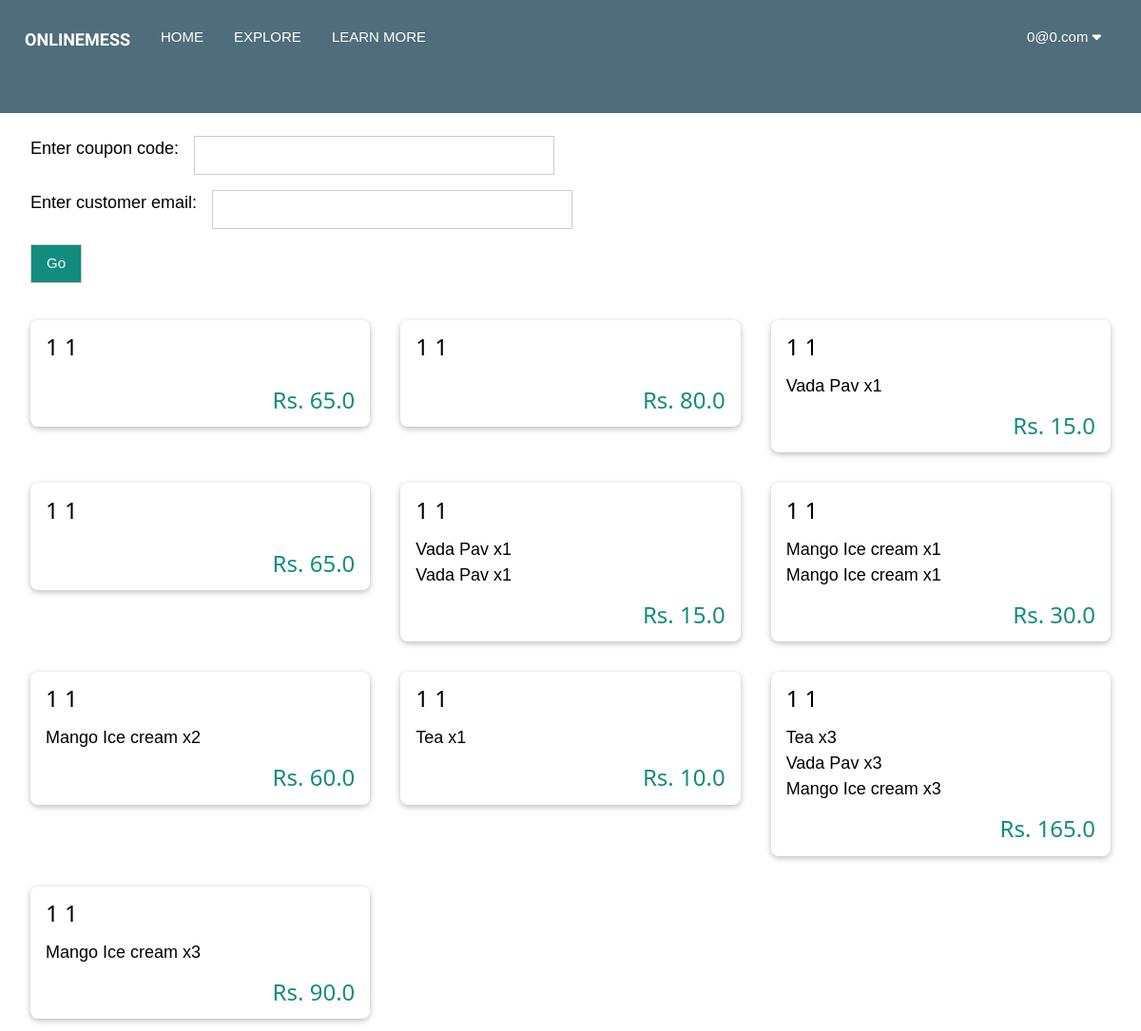
Screenshot of /user/orders (signed in) with the database file from the repository.
### main.py (models this page shows)
class UsersDB(db.Model):
	id = db.Column(db.Integer, primary_key=True)
	first_name = db.Column(db.String(20), nullable=False)
	last_name = db.Column(db.String(20), nullable=False)
	password = db.Column(db.String(128), unique=True)
	email = db.Column(db.String(80))
	account_type = db.Column(db.String(80))
	verified = db.Column(db.Boolean)
	restaurant = db.Column(db.Integer)
	subscriptions = db.Column(db.String(300))

class BillsDB(db.Model):
	id = db.Column(db.Integer, primary_key=True, unique=True)
	creator = db.Column(db.Integer, nullable=False)
	subscriber = db.Column(db.Integer, nullable=False)
	total_price = db.Column(db.Float, nullable=False)
	timestamp = db.Column(db.String, nullable=False)
	active = db.Column(db.Boolean, nullable=False)
	coupon = db.Column(db.String, nullable=False)

class OrdersDB(db.Model):
	id = db.Column(db.Integer, primary_key=True, unique=True)
	bill_id = db.Column(db.Integer, nullable=False)
	item = db.Column(db.String, nullable=False)
	quantity = db.Column(db.Integer, nullable=False)
	price = db.Column(db.Float, nullable=False)

### main.py (the view, shortened to what this page needs)
@app.route("/user/orders", methods=["POST", "GET"])
def orders():
	order_list = []
	if "user" in session:
		loggedIn = [session["username"], session["account_type"], session["user"]]
		currentUser = UsersDB.query.filter_by(email=session["user"]).first()
		if not currentUser:
			flash("Please login again!!", "error")
			return redirect(url_for("logout"))
		if currentUser.account_type == "Regular":
			flash("Permission denied (You don't have a business account)!!", "error")
			return redirect(url_for("subscriptions", logged_in=[session["username"], session["account_type"]]))
		currentRest = RestaurantsDB.query.filter_by(owner=currentUser.id).first()
		selected_list = []
		if currentRest:
			order_dict = {}
			currentBills = BillsDB.query.filter_by(creator=currentRest.id, active=0b1).all()
			if currentBills:
				order_list = []
				currentBills = BillsDB.query.filter_by(creator=currentRest.id, active=0b1).all()
				for bill in currentBills:
					if bill:
						order_user = UsersDB.query.filter_by(id=bill.subscriber).first()
						if order_user:
							end_date = datetime.strptime(bill.timestamp, '%Y-%m-%d %H:%M:%S.%f') +timedelta(days=1)
							bill_orders = OrdersDB.query.filter_by(bill_id=bill.id).all()
							items = []
							for order in bill_orders:
								items.append([order.item, order.quantity, order.price])
					order_list.append([bill.id,  f"{order_user.first_name} {order_user.last_name}", items, bill.total_price, bill.active])
			else:
				flash("No active orders")
		else:
			flash("Please fill in your restaurant details in 'Manage your business'", "error")
	else:
		loggedIn = None
	return render_template("orders.html", logged_in=loggedIn, selected_list=selected_list, order_list=order_list)

### templates/orders.html (shortened to what this page needs)
{% extends "base.html" %}
{% block content %}
	<form method="post">
		<div class="w3-container w3-margin-top w3-padding">
			<div class="w3-container w3-margin-bottom">
				<div class="w3-large w3-left w3-margin-right">Enter coupon code:</div>
				<input type="text" class="w3-input w3-third w3-border" name="text_coupon_code" value="" />
			</div>
			<div class="w3-container w3-margin-bottom">
				<div class="w3-large w3-left w3-margin-right">Enter customer email:</div>
				<input type="text" class="w3-input w3-third w3-border" name="text_customer_email" value="" pattern="[a-z0-9._%+-]+@[a-z0-9.-]+\.[a-z]{2,}$" />
			</div>
			<div class="w3-container">
				<input type="submit" class="w3-button w3-border w3-hover-acp-dark-green w3-acp-mid-green w3-mobile" name="button_submit" value="Go"/>
			</div>
		</div>
	</form>
	<div class="w3-container">
		{% for order in order_list %}
		<div class="w3-third">
			<div class="w3-card w3-round-large w3-margin w3-hover-shadow">
				<div class="w3-container">
					<h3>{{order[1]}}</h3>
					{% for item in order[2] %}
						<div class="w3-text-black w3-large">
							{{item[0]}} x{{item[1]}}
						</div>
					{% endfor %}
					<h3 class="w3-text-acp-mid-green w3-right">Rs. {{order[3]}}</h3>
				</div>
			</div>
		</div>
		{% endfor %}
	</div>
{% endblock %}

### templates/base.html (shortened to what this page needs)
<html>
<head>
	<link rel="stylesheet" href="{{ url_for('static', filename='style/base.css') }}">
	<link rel="stylesheet" href="{{ url_for('static', filename='style/w3css.css')}}">
    <link rel="stylesheet" href="https://cdnjs.cloudflare.com/ajax/libs/font-awesome/4.7.0/css/font-awesome.min.css">
</head>
<body>
<div class="w3-bar navbar
	{% if request.path == '/home' %}
		w3-white
	{% else %}
		w3-dark-blue
	{% endif %}
	"style="height: 11vh;display:block;justify-content:space-between;overflow: hidden;align-items: center;text-transform: uppercase;padding: 20px 10px !important;">
	<p class="w3-bar-item w3-large" style="margin: 0">
		<b style="font-family: 'Balsamiq Sans', serif;">OnlineMess</b>
	</p>
	<a href="/home" class="w3-bar-item w3-button w3-hide-small">Home</a>
	<a href="/search?text_query_name=" class="w3-bar-item w3-button w3-hide-small">Explore</a>
	<a href="/learn" class="w3-bar-item w3-button w3-hide-small">Learn More</a>
	{% if logged_in %}
		<div class="w3-dropdown-click w3-right w3-margin-right w3-hide-small">
			<button class="w3-button" onclick="displayUserSettings()">
				{{ logged_in[0] }} <i class="fa fa-caret-down"></i>
			</button>
		</div>
	{% else %}
		<button class="w3-bar-item w3-button w3-right w3-hover-blue w3-hide-small" onclick="open_modal('signup_modal')">Register</button>
		<button class="w3-bar-item w3-button w3-right w3-hover-acp-mid-green w3-hide-small" onclick="open_modal('login_modal')">Login</button>
	{% endif %}
</div>
<main >
	{% block content %}{% endblock %}
</main>
</body>
</html>

### static/style/w3css.css (style rules this page uses)
html { box-sizing:border-box }
*,*:before,*:after { box-sizing:inherit }
html { -ms-text-size-adjust:100%;-webkit-text-size-adjust:100% }
body { margin:0 }
article,aside,details,figcaption,figure,footer,header,main,menu,nav,section { display:block }
a { background-color:transparent }
b,strong { font-weight:bolder }
button,input,select,textarea,optgroup { font:inherit;margin:0 }
button,input { overflow:visible }
button,select { text-transform:none }
button,[type=button],[type=reset],[type=submit] { -webkit-appearance:button }
html,body { font-family:Verdana,sans-serif;font-size:15px;line-height:1.5 }
html { overflow-x:hidden }
h3 { font-size:24px }
h1,h2,h3,h4,h5,h6 { font-family:"Segoe UI",Arial,sans-serif;font-weight:400;margin:10px 0 }
a { color:inherit }
.w3-btn,.w3-button { border:none;display:inline-block;padding:8px 16px;vertical-align:middle;overflow:hidden;text-decoration:none;color:inherit;background-color:inherit;text-align:center;cursor:pointer;white-space:nowrap }
.w3-btn,.w3-button { -webkit-touch-callout:none;-webkit-user-select:none;-khtml-user-select:none;-moz-user-select:none;-ms-user-select:none;user-select:none }
.w3-input { padding:8px;display:block;border:none;border-bottom:1px solid #ccc;width:100% }
.w3-dropdown-click,.w3-dropdown-hover { position:relative;display:inline-block;cursor:pointer }
.w3-bar { width:100%;overflow:hidden }
.w3-bar .w3-bar-item { padding:8px 16px;float:left;width:auto;border:none;display:block;outline:0 }
.w3-bar .w3-dropdown-hover,.w3-bar .w3-dropdown-click { position:static;float:left }
.w3-bar .w3-button { white-space:normal }
.w3-container:after,.w3-container:before,.w3-panel:after,.w3-panel:before,.w3-row:after,.w3-row:before,.w3-row-padding:after,.w3-row-padding:before, .w3-cell-row:before,.w3-cell-row:after,.w3-clear:after,.w3-clear:before,.w3-bar:before,.w3-bar:after { content:"";display:table;clear:both }
.w3-col,.w3-half,.w3-third,.w3-twothird,.w3-threequarter,.w3-quarter { float:left;width:100% }
@media (min-width:601px) { .w3-col.m4,.w3-third { width:33.33333% } }
.w3-round-large { border-radius:8px }
.w3-container,.w3-panel { padding:0.01em 16px }
.w3-card,.w3-card-2 { box-shadow:0 2px 5px 0 rgba(0,0,0,0.16),0 2px 10px 0 rgba(0,0,0,0.12) }
.w3-large { font-size:18px!important }
.w3-border { border:1px solid #ccc!important }
.w3-margin { margin:16px!important }
.w3-margin-top { margin-top:16px!important }
.w3-margin-bottom { margin-bottom:16px!important }
.w3-margin-right { margin-right:16px!important }
.w3-padding { padding:8px 16px!important }
.w3-left { float:left!important }
.w3-right { float:right!important }
.w3-text-black,.w3-hover-text-black:hover { color:#000!important }
.w3-acp-mid-green,.w3-hover-acp-mid-green:hover { color:#fff!important;background-color:#128C7E!important }
.w3-text-acp-mid-green,.w3-hover-text-acp-mid-green:hover { color:#128C7E!important }
.w3-dark-blue,.w3-hover-dark-blue:hover { color:#FFF!important;background-color:#4F6D7A!important }

### rows the page displays
UsersDB: email "0@0.com"
BillsDB: creator "1 1", total_price "65.0"
BillsDB: creator "1 1", total_price "80.0"
BillsDB: creator "1 1", total_price "15.0"
OrdersDB: item "Vada Pav", quantity "1"
BillsDB: creator "1 1", total_price "65.0"
BillsDB: creator "1 1", total_price "15.0"
OrdersDB: item "Vada Pav", quantity "1"
OrdersDB: item "Vada Pav", quantity "1"
BillsDB: creator "1 1", total_price "30.0"
OrdersDB: item "Mango Ice cream", quantity "1"
OrdersDB: item "Mango Ice cream", quantity "1"
BillsDB: creator "1 1", total_price "60.0"
OrdersDB: item "Mango Ice cream", quantity "2"
BillsDB: creator "1 1", total_price "10.0"
OrdersDB: item "Tea", quantity "1"
BillsDB: creator "1 1", total_price "165.0"
OrdersDB: item "Tea", quantity "3"
OrdersDB: item "Vada Pav", quantity "3"
OrdersDB: item "Mango Ice cream", quantity "3"
BillsDB: creator "1 1", total_price "90.0"
OrdersDB: item "Mango Ice cream", quantity "3"
